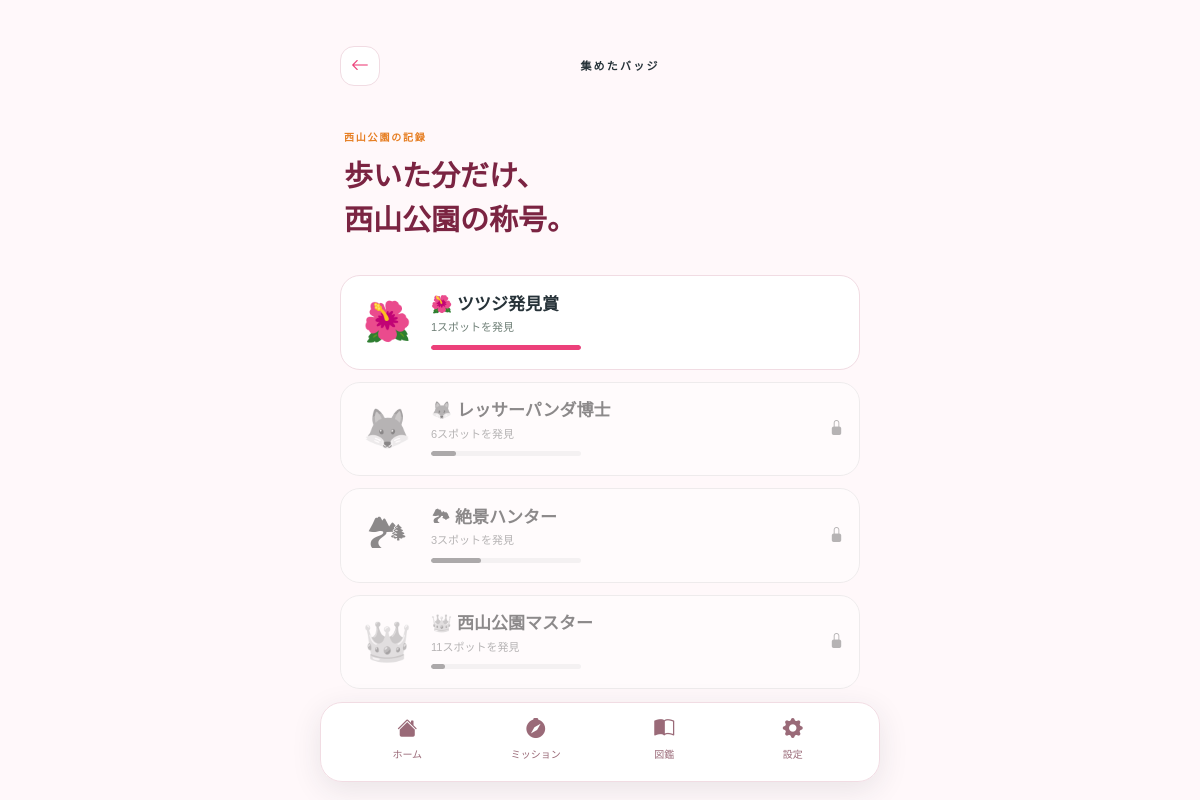
The app's page /badges, older data.
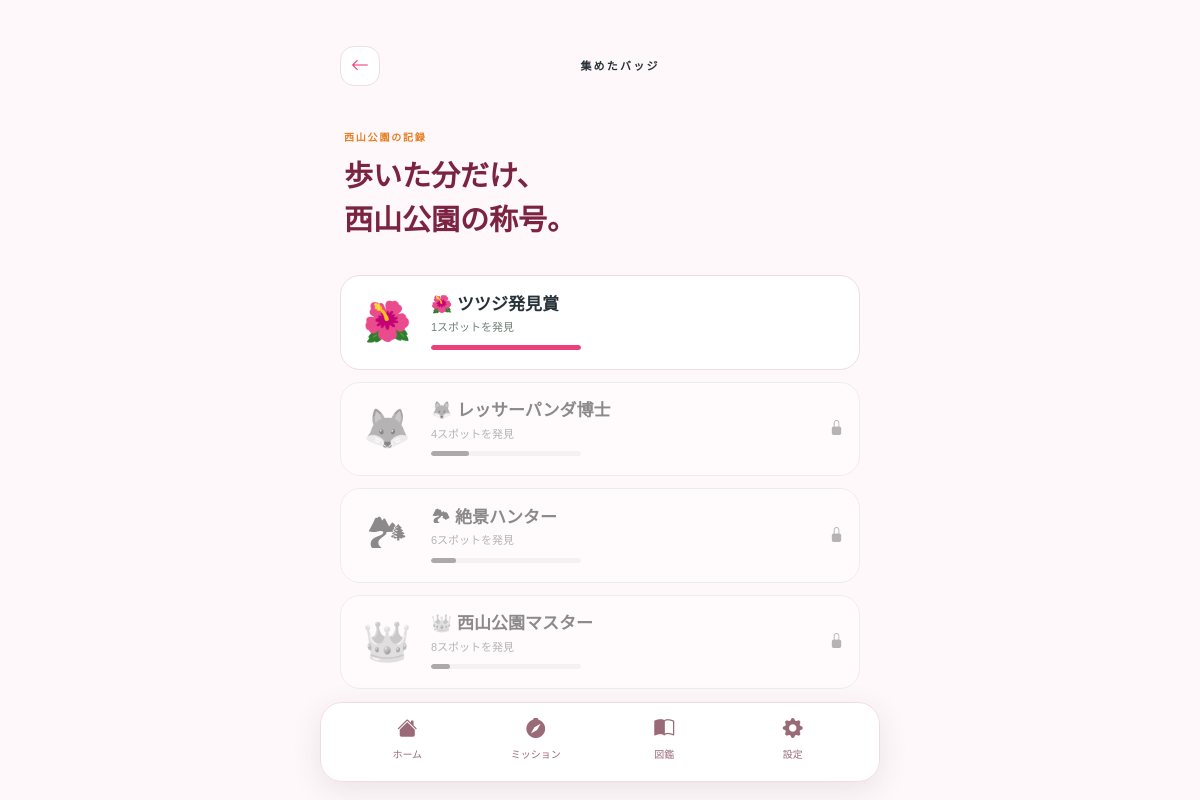
The same page, newer data.
### models.py (models this page shows)
class Badge(db.Model):
    id = db.Column(db.Integer, primary_key=True)
    name = db.Column(db.String(80), nullable=False)
    description = db.Column(db.String(200), nullable=False)
    unlock_count = db.Column(db.Integer, nullable=False)

### routes/main.py (the view)
@main_bp.get("/badges")
def badges():
    found = len(discovered_ids())
    badge_order = {1: 0, 4: 1, 6: 2, 8: 3}
    all_badges = sorted(Badge.query.all(), key=lambda b: badge_order.get(b.unlock_count, 99))
    return render_template("badges.html", badges=all_badges, found=found)

### routes/main.py (called while the page is built)
def discovered_ids():
    return {item.spot_id for item in Discovery.query.all()}

### templates/badges.html (shortened to what this page needs)
{% extends 'base.html' %}
{% block content %}
<header class="topbar">
  <a class="icon-button" href="{{ url_for('main.home') }}" aria-label="戻る"><i class="bi bi-arrow-left"></i></a>
  <span class="topbar-label">集めたバッジ</span>
</header>
<section class="badge-header">
  <p class="eyebrow accent-text">西山公園の記録</p>
  <h1>歩いた分だけ、<br>西山公園の称号。</h1>
</section>
<div class="badge-list">
  {% for badge in badges %}
  {% set unlocked = found >= badge.unlock_count %}
  <article class="badge-card {% if not unlocked %}locked-badge{% endif %}">
    <div class="large-badge">{{ badge.name.split(' ')[0] }}</div>
    <div>
      <h2>{{ badge.name }}</h2>
      <p>{{ badge.description }}</p>
      <div class="progress progress-tiny">
        <div class="progress-bar" style="width: {{ [found / badge.unlock_count * 100, 100]|min }}%"></div>
      </div>
    </div>
    <i class="bi bi-lock-fill badge-lock {% if unlocked %}d-none{% endif %}"></i>
  </article>
  {% endfor %}
</div>
{% endblock %}

Row changes from the older to the newer data that the page shows:
changed Badge "🦊 レッサーパンダ博士": description "6スポットを発見" → "4スポットを発見"; {{ [found / badge.unlock_count * 100, 100]|min }} 16.666666666666664 → 25.0 (drawn)
changed Badge "🏞 絶景ハンター": description "3スポットを発見" → "6スポットを発見"; {{ [found / badge.unlock_count * 100, 100]|min }} 33.33333333333333 → 16.666666666666664 (drawn)
changed Badge "👑 西山公園マスター": description "11スポットを発見" → "8スポットを発見"; {{ [found / badge.unlock_count * 100, 100]|min }} 9.090909090909092 → 12.5 (drawn)
